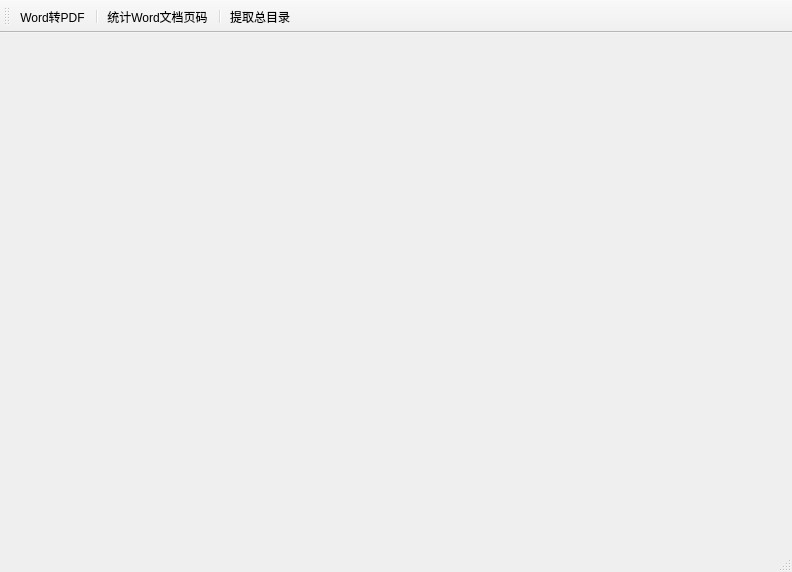
<?xml version="1.0" encoding="UTF-8"?>
<ui version="4.0">
 <class>MainWindow</class>
 <widget class="QMainWindow" name="MainWindow">
  <property name="geometry">
   <rect>
    <x>0</x>
    <y>0</y>
    <width>792</width>
    <height>572</height>
   </rect>
  </property>
  <property name="windowTitle">
   <string>MainWindow</string>
  </property>
  <widget class="QWidget" name="centralwidget"/>
  <widget class="QMenuBar" name="menubar">
   <property name="geometry">
    <rect>
     <x>0</x>
     <y>0</y>
     <width>792</width>
     <height>18</height>
    </rect>
   </property>
  </widget>
  <widget class="QStatusBar" name="statusbar"/>
  <widget class="QToolBar" name="toolBar">
   <property name="windowTitle">
    <string>toolBar</string>
   </property>
   <attribute name="toolBarArea">
    <enum>TopToolBarArea</enum>
   </attribute>
   <attribute name="toolBarBreak">
    <bool>false</bool>
   </attribute>
   <addaction name="actionWord_PDF"/>
   <addaction name="separator"/>
   <addaction name="action_Word"/>
   <addaction name="separator"/>
   <addaction name="action_list"/>
  </widget>
  <action name="actionWord_PDF">
   <property name="text">
    <string>Word转PDF</string>
   </property>
   <property name="toolTip">
    <string>&lt;html&gt;&lt;head/&gt;&lt;body&gt;&lt;p&gt;Word转PDF&lt;/p&gt;&lt;/body&gt;&lt;/html&gt;</string>
   </property>
  </action>
  <action name="action_Word">
   <property name="text">
    <string>统计Word文档页码</string>
   </property>
   <property name="toolTip">
    <string>&lt;html&gt;&lt;head/&gt;&lt;body&gt;&lt;p&gt;统计Word文档的总页码&lt;/p&gt;&lt;/body&gt;&lt;/html&gt;</string>
   </property>
  </action>
  <action name="action_list">
   <property name="text">
    <string>提取总目录</string>
   </property>
   <property name="toolTip">
    <string>&lt;html&gt;&lt;head/&gt;&lt;body&gt;&lt;p&gt;提取Wrod文档总目录&lt;/p&gt;&lt;/body&gt;&lt;/html&gt;</string>
   </property>
  </action>
 </widget>
 <resources/>
 <connections/>
</ui>
